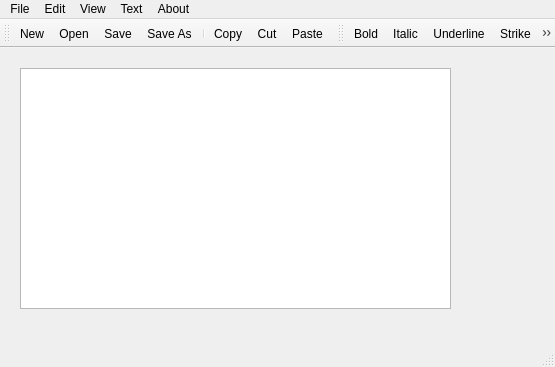
<?xml version="1.0" encoding="UTF-8"?>
<ui version="4.0">
 <class>MainWindow</class>
 <widget class="QMainWindow" name="MainWindow">
  <property name="geometry">
   <rect>
    <x>0</x>
    <y>0</y>
    <width>555</width>
    <height>367</height>
   </rect>
  </property>
  <property name="windowTitle">
   <string>MainWindow</string>
  </property>
  <widget class="QWidget" name="centralwidget">
   <widget class="QTextEdit" name="textEdit">
    <property name="geometry">
     <rect>
      <x>20</x>
      <y>20</y>
      <width>431</width>
      <height>241</height>
     </rect>
    </property>
   </widget>
  </widget>
  <widget class="QMenuBar" name="menubar">
   <property name="geometry">
    <rect>
     <x>0</x>
     <y>0</y>
     <width>555</width>
     <height>22</height>
    </rect>
   </property>
   <widget class="QMenu" name="menuFile">
    <property name="title">
     <string>File</string>
    </property>
    <addaction name="actionNew"/>
    <addaction name="actionOpen"/>
    <addaction name="separator"/>
    <addaction name="actionSave"/>
    <addaction name="actionSave_As"/>
    <addaction name="separator"/>
    <addaction name="actionExit"/>
   </widget>
   <widget class="QMenu" name="menuEdit">
    <property name="title">
     <string>Edit</string>
    </property>
    <addaction name="actionCopy"/>
    <addaction name="actionCut"/>
    <addaction name="actionPaste"/>
    <addaction name="separator"/>
    <addaction name="actionFind"/>
    <addaction name="actionReplace"/>
    <addaction name="separator"/>
    <addaction name="actionSelect_All"/>
   </widget>
   <widget class="QMenu" name="menuView">
    <property name="title">
     <string>View</string>
    </property>
    <addaction name="actionZoom_in"/>
    <addaction name="actionZoom_out"/>
   </widget>
   <widget class="QMenu" name="menuText">
    <property name="title">
     <string>Text</string>
    </property>
    <addaction name="actionBold"/>
    <addaction name="actionItalic"/>
    <addaction name="actionUnderline"/>
    <addaction name="actionStrike"/>
    <addaction name="separator"/>
    <addaction name="actionColor"/>
    <addaction name="separator"/>
    <addaction name="actionFont"/>
   </widget>
   <widget class="QMenu" name="menuAbout">
    <property name="title">
     <string>About</string>
    </property>
    <addaction name="actionHelp"/>
    <addaction name="actionAbout"/>
   </widget>
   <addaction name="menuFile"/>
   <addaction name="menuEdit"/>
   <addaction name="menuView"/>
   <addaction name="menuText"/>
   <addaction name="menuAbout"/>
  </widget>
  <widget class="QStatusBar" name="statusbar"/>
  <widget class="QToolBar" name="toolBar">
   <property name="windowTitle">
    <string>toolBar</string>
   </property>
   <attribute name="toolBarArea">
    <enum>TopToolBarArea</enum>
   </attribute>
   <attribute name="toolBarBreak">
    <bool>false</bool>
   </attribute>
   <addaction name="actionNew"/>
   <addaction name="actionOpen"/>
   <addaction name="actionSave"/>
   <addaction name="actionSave_As"/>
   <addaction name="separator"/>
   <addaction name="actionCopy"/>
   <addaction name="actionCut"/>
   <addaction name="actionPaste"/>
  </widget>
  <widget class="QToolBar" name="toolBar_2">
   <property name="windowTitle">
    <string>toolBar_2</string>
   </property>
   <attribute name="toolBarArea">
    <enum>TopToolBarArea</enum>
   </attribute>
   <attribute name="toolBarBreak">
    <bool>false</bool>
   </attribute>
   <addaction name="actionBold"/>
   <addaction name="actionItalic"/>
   <addaction name="actionUnderline"/>
   <addaction name="actionStrike"/>
   <addaction name="separator"/>
   <addaction name="actionColor"/>
   <addaction name="separator"/>
   <addaction name="actionFont"/>
  </widget>
  <action name="actionNew">
   <property name="icon">
    <iconset resource="resources.qrc">
     <normaloff>:/files/images/new.png</normaloff>:/files/images/new.png</iconset>
   </property>
   <property name="text">
    <string>New</string>
   </property>
  </action>
  <action name="actionOpen">
   <property name="icon">
    <iconset resource="resources.qrc">
     <normaloff>:/files/images/open.png</normaloff>:/files/images/open.png</iconset>
   </property>
   <property name="text">
    <string>Open</string>
   </property>
  </action>
  <action name="actionSave">
   <property name="icon">
    <iconset resource="resources.qrc">
     <normaloff>:/files/images/save.png</normaloff>:/files/images/save.png</iconset>
   </property>
   <property name="text">
    <string>Save</string>
   </property>
  </action>
  <action name="actionSave_As">
   <property name="icon">
    <iconset resource="resources.qrc">
     <normaloff>:/files/images/saveas.png</normaloff>:/files/images/saveas.png</iconset>
   </property>
   <property name="text">
    <string>Save As</string>
   </property>
  </action>
  <action name="actionExit">
   <property name="icon">
    <iconset resource="resources.qrc">
     <normaloff>:/files/images/cancel.png</normaloff>:/files/images/cancel.png</iconset>
   </property>
   <property name="text">
    <string>Exit</string>
   </property>
  </action>
  <action name="actionCopy">
   <property name="icon">
    <iconset resource="resources.qrc">
     <normaloff>:/files/images/copy.png</normaloff>:/files/images/copy.png</iconset>
   </property>
   <property name="text">
    <string>Copy</string>
   </property>
  </action>
  <action name="actionCut">
   <property name="icon">
    <iconset resource="resources.qrc">
     <normaloff>:/files/images/cut.png</normaloff>:/files/images/cut.png</iconset>
   </property>
   <property name="text">
    <string>Cut</string>
   </property>
  </action>
  <action name="actionPaste">
   <property name="icon">
    <iconset resource="resources.qrc">
     <normaloff>:/files/images/paste.png</normaloff>:/files/images/paste.png</iconset>
   </property>
   <property name="text">
    <string>Paste</string>
   </property>
  </action>
  <action name="actionFind">
   <property name="icon">
    <iconset resource="resources.qrc">
     <normaloff>:/files/images/find.png</normaloff>:/files/images/find.png</iconset>
   </property>
   <property name="text">
    <string>Find</string>
   </property>
  </action>
  <action name="actionReplace">
   <property name="icon">
    <iconset resource="resources.qrc">
     <normaloff>:/files/images/text_replace.png</normaloff>:/files/images/text_replace.png</iconset>
   </property>
   <property name="text">
    <string>Replace</string>
   </property>
  </action>
  <action name="actionSelect_All">
   <property name="icon">
    <iconset resource="resources.qrc">
     <normaloff>:/files/images/select_all.png</normaloff>:/files/images/select_all.png</iconset>
   </property>
   <property name="text">
    <string>Select All</string>
   </property>
  </action>
  <action name="actionZoom_in">
   <property name="icon">
    <iconset resource="resources.qrc">
     <normaloff>:/files/images/zoom_in.png</normaloff>:/files/images/zoom_in.png</iconset>
   </property>
   <property name="text">
    <string>Zoom in</string>
   </property>
  </action>
  <action name="actionZoom_out">
   <property name="icon">
    <iconset resource="resources.qrc">
     <normaloff>:/files/images/zoom_out.png</normaloff>:/files/images/zoom_out.png</iconset>
   </property>
   <property name="text">
    <string>Zoom out</string>
   </property>
  </action>
  <action name="actionBold">
   <property name="icon">
    <iconset resource="resources.qrc">
     <normaloff>:/files/images/text_bold.png</normaloff>:/files/images/text_bold.png</iconset>
   </property>
   <property name="text">
    <string>Bold</string>
   </property>
  </action>
  <action name="actionItalic">
   <property name="icon">
    <iconset resource="resources.qrc">
     <normaloff>:/files/images/text_italic.png</normaloff>:/files/images/text_italic.png</iconset>
   </property>
   <property name="text">
    <string>Italic</string>
   </property>
  </action>
  <action name="actionUnderline">
   <property name="icon">
    <iconset resource="resources.qrc">
     <normaloff>:/files/images/text_underline.png</normaloff>:/files/images/text_underline.png</iconset>
   </property>
   <property name="text">
    <string>Underline</string>
   </property>
  </action>
  <action name="actionStrike">
   <property name="icon">
    <iconset resource="resources.qrc">
     <normaloff>:/files/images/text_strikethrough.png</normaloff>:/files/images/text_strikethrough.png</iconset>
   </property>
   <property name="text">
    <string>Strike</string>
   </property>
  </action>
  <action name="actionColor">
   <property name="icon">
    <iconset resource="resources.qrc">
     <normaloff>:/files/images/color.png</normaloff>:/files/images/color.png</iconset>
   </property>
   <property name="text">
    <string>Color</string>
   </property>
  </action>
  <action name="actionFont">
   <property name="icon">
    <iconset resource="resources.qrc">
     <normaloff>:/files/images/font.png</normaloff>:/files/images/font.png</iconset>
   </property>
   <property name="text">
    <string>Font</string>
   </property>
  </action>
  <action name="actionHelp">
   <property name="icon">
    <iconset resource="resources.qrc">
     <normaloff>:/files/images/help.png</normaloff>:/files/images/help.png</iconset>
   </property>
   <property name="text">
    <string>Help</string>
   </property>
  </action>
  <action name="actionAbout">
   <property name="icon">
    <iconset resource="resources.qrc">
     <normaloff>:/files/images/about.png</normaloff>:/files/images/about.png</iconset>
   </property>
   <property name="text">
    <string>About</string>
   </property>
  </action>
 </widget>
 <resources>
  <include location="resources.qrc"/>
 </resources>
 <connections/>
</ui>
